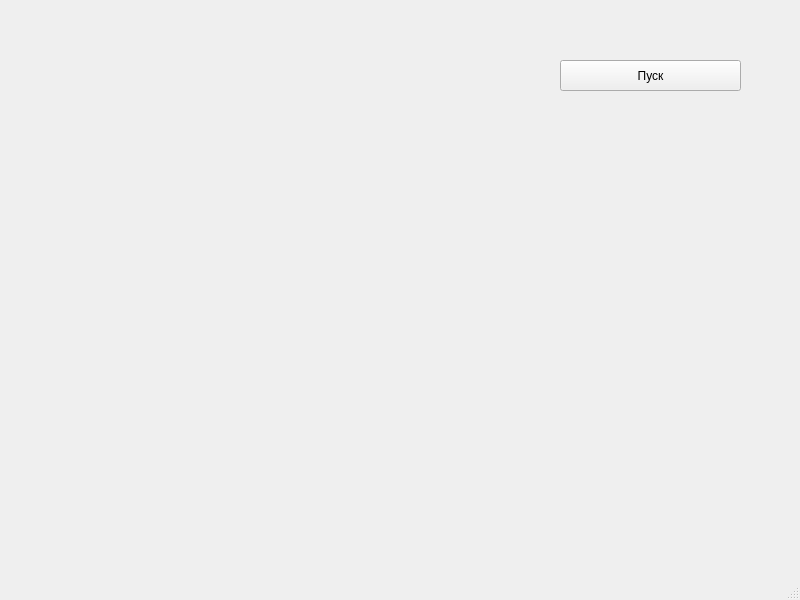
<?xml version="1.0" encoding="UTF-8"?>
<ui version="4.0">
 <class>MainWindow</class>
 <widget class="QMainWindow" name="MainWindow">
  <property name="geometry">
   <rect>
    <x>0</x>
    <y>0</y>
    <width>800</width>
    <height>600</height>
   </rect>
  </property>
  <property name="windowTitle">
   <string>MainWindow</string>
  </property>
  <widget class="QWidget" name="centralwidget">
   <widget class="QPushButton" name="pushButton">
    <property name="geometry">
     <rect>
      <x>560</x>
      <y>60</y>
      <width>181</width>
      <height>31</height>
     </rect>
    </property>
    <property name="text">
     <string>Пуск</string>
    </property>
   </widget>
  </widget>
  <widget class="QMenuBar" name="menubar">
   <property name="geometry">
    <rect>
     <x>0</x>
     <y>0</y>
     <width>800</width>
     <height>27</height>
    </rect>
   </property>
  </widget>
  <widget class="QStatusBar" name="statusbar"/>
 </widget>
 <resources/>
 <connections/>
</ui>
